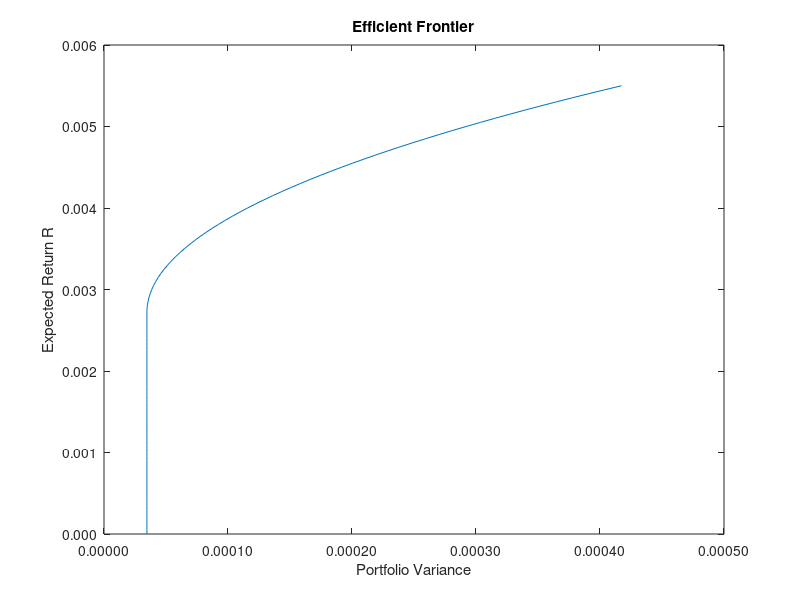

The MATLAB script that drew this image:
% ==============================================================================
% Name  : Dustin Kut Moy Cheung
% ID    : 996881147
% Course: Financial Engineering (APS-502)
% Title : Project Part 2
% ==============================================================================
clear all;

% ------------------------------------------------------------------------------
% Adjusted Closing prices :: expected returns generated from LibreOffice Math
% ------------------------------------------------------------------------------
spy = [
    -0.0352483227
    0.0455158044
    0.008295464
    0.0069515186
    0.0232063914
    0.0206448697
    -0.0134375846
    0.0394635655
    -0.0137963004
    0.0235509705
    0.0274719109
    -0.0025366163
    -0.0296292482
    0.0562045982
    -0.0157057063
    0.009833898
    0.0128561381
    -0.0203120824
    0.0225892458
    -0.0609501536
    -0.0255158707
    0.0850596726
    0.0036551785
    -0.0172825294
];

govt = [
    0.0123457395
    0.0029702447
    -0.0040195303
    0.0075083362
    0.0079059626
    -0.0018923266
    -0.0010096032
    0.0119361328
    -0.0066039772
    0.0102028058
    0.0086720256
    -0.0014622618
    0.0294234356
    -0.0174393929
    0.0060267439
    -0.0060748817
    -0.0031570803
    -0.0087163029
    0.0106425248
    -0.0008719184
    0.0090541481
    -0.0028366822
    -0.0039950914
    -0.0025455368
];

eemv = [
    -0.0813593364
    0.0358743423
    0.031746061
    0.0181818904
    0.0233515436
    0.0199067505
    0.0096554243
    0.0323165835
    -0.0448810344
    0.0127090293
    -0.0213011831
    -0.0300607959
    0.0118311777
    0.0253053815
    0.0044255541
    0.0545670211
    -0.034709929
    -0.0299482017
    -0.0379680316
    -0.0830780436
    -0.0208334163
    0.0505821098
    -0.0389759353
    -0.0197255554
];
% ------------------------------------------------------------------------------
% Calculate standard deviation, and co-variance of the 3 assets
% ------------------------------------------------------------------------------

% time period T is 24
arith_avg_spy  = sum(spy)  / 24;
arith_avg_govt = sum(govt) / 24;
arith_avg_eemv = sum(eemv) / 24;

% ===== Expected return ========================================================
expected_return_spy =  prod(1 + spy)  .^ (1 / 24) - 1;
expected_return_govt = prod(1 + govt) .^ (1 / 24) - 1;
expected_return_eemv = prod(1 + eemv) .^ (1 / 24) - 1;

% ===== Standard Deviation =====================================================
std_spy  = std(spy);
std_govt = std(govt);
std_eemv = std(eemv);

% ===== Co-variance ============================================================
covariance_spy_govt  = sum((spy - arith_avg_spy)   .* (govt - arith_avg_govt)) / 24;
covariance_spy_eemv  = sum((spy - arith_avg_spy)   .* (eemv - arith_avg_eemv)) / 24;
covariance_govt_eemv = sum((govt - arith_avg_govt) .* (eemv - arith_avg_eemv)) / 24;
covariance_spy_spy   = sum((spy - arith_avg_spy)   .* (spy - arith_avg_spy))   / 24;
covariance_govt_govt = sum((govt - arith_avg_govt) .* (govt - arith_avg_govt)) / 24;
covariance_eemv_eemv = sum((eemv - arith_avg_eemv) .* (eemv - arith_avg_eemv)) / 24;

% ==== Generate MVO Optimization ===============================================
Q = [covariance_spy_spy covariance_spy_govt covariance_spy_eemv
     covariance_spy_govt covariance_govt_govt covariance_govt_eemv
     covariance_spy_eemv covariance_govt_eemv covariance_eemv_eemv];

% x1, x2, x3 coefficients only
c = [0 0 0]';

% Set less or equal
A = -[expected_return_spy expected_return_govt expected_return_eemv];

Aeq = [1 1 1];
beq = [1];

ub = [inf; inf; inf];

% no short-selling
lb = [0; 0; 0];

x_axis = []
y_axis_R = []
y_axis = []
for m = 0:0.00005:0.0055
    y_axis_R = [y_axis_R; m];
    b = -[m];
    [x, fval] = quadprog(Q, c, A, b, Aeq, beq, lb, ub);
    x_axis = [x_axis; fval];
    expected_return = [expected_return_spy expected_return_govt expected_return_eemv] * x;
    y_axis = [y_axis; expected_return];
end

plot(x_axis, y_axis_R);
title('Efficient Frontier');
ylabel('Expected Return R');
xlabel('Portfolio Variance');

tix=get(gca,'xtick')';
set(gca,'xticklabel',num2str(tix,'%.5f'))

tiy=get(gca,'ytick')';
set(gca,'yticklabel',num2str(tiy,'%.3f'))
